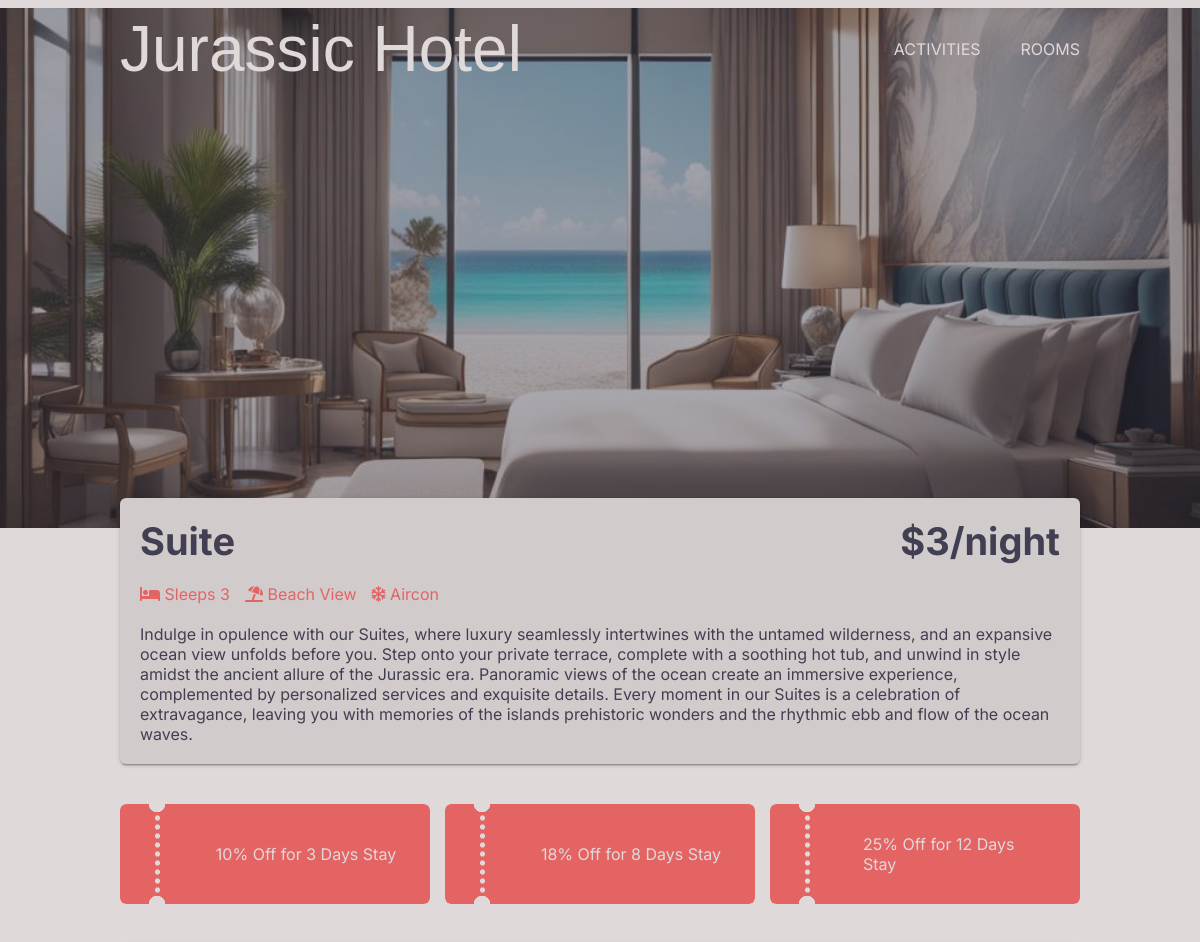
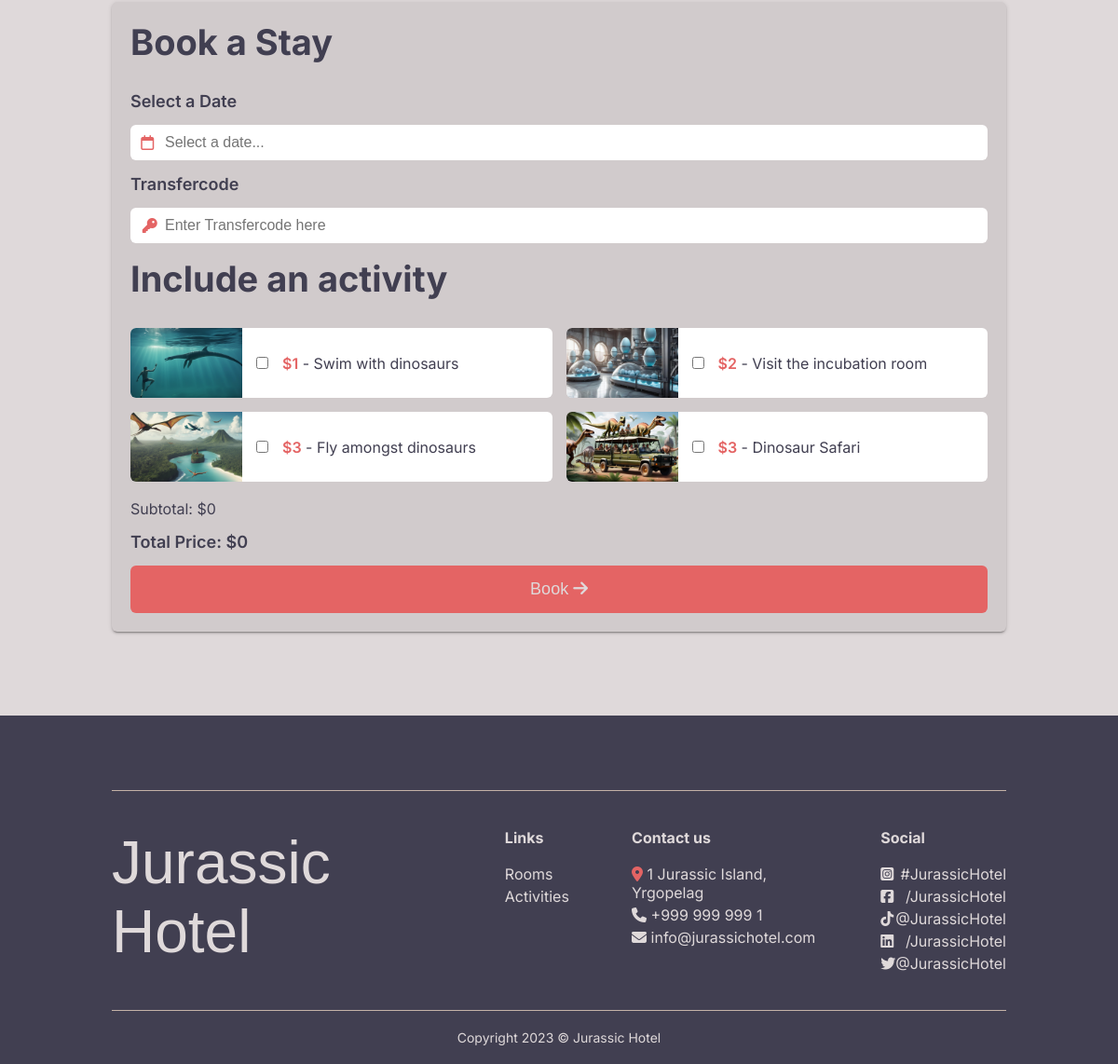
Page /room.php?room=3 on the committed database (2 pictures, top to bottom).
### tables this page shows
CREATE TABLE rooms (id integer primary key AUTOINCREMENT, category varchar, price_per_night float, image1 varchar, image2 varchar, sleeps integer, view varchar, aircon BOOLEAN, description varchar);

CREATE TABLE discounts (
    id INTEGER PRIMARY KEY AUTOINCREMENT,
    room_id INTEGER,
    discount_percentage FLOAT,
    description VARCHAR,
    days_required INTEGER,
    FOREIGN KEY (room_id) REFERENCES rooms(id)
);

CREATE TABLE features (id integer primary key AUTOINCREMENT, name varchar, price float, image varchar, description varchar);

### hotelFunctions.php (called while the page is built, shortened)
<?php
function connect(string $dbName): object
{
    $dbPath = __DIR__ . '/' . $dbName;
    $db = "sqlite:$dbPath";
    try {
        $db = new PDO($db);
        $db->setAttribute(PDO::ATTR_ERRMODE, PDO::ERRMODE_EXCEPTION);
        $db->setAttribute(PDO::ATTR_DEFAULT_FETCH_MODE, PDO::FETCH_ASSOC);
    } catch (PDOException $e) {
        echo "Failed to connect to the database";
        throw $e;
    }
    return $db;
}
function getOneRoom(int $roomId): array
{
    $dbName = "hotel.db";
    $db = connect($dbName);
    $query = $db->prepare('SELECT * FROM rooms WHERE id = :roomId');
    $query->bindParam(':roomId', $roomId, PDO::PARAM_INT);
    $query->execute();
    $room = $query->fetch(PDO::FETCH_ASSOC);
    return $room;
}
function getAllFeatures(): array
{
    $dbName = "hotel.db";
    $db = connect($dbName);
    $query = $db->prepare('SELECT * FROM features');
    $query->execute();
    $features = $query->fetchAll(PDO::FETCH_ASSOC);
    return $features;
}
function getDiscounts(int $roomId): array
{
    $dbName = "hotel.db";
    $db = connect($dbName);
    $query = "SELECT * FROM discounts WHERE room_id=:roomId";
    $stmt = $db->prepare($query);
    $stmt->bindParam(':roomId', $roomId, PDO::PARAM_INT);
    $stmt->execute();
    $discounts = $stmt->fetchAll(PDO::FETCH_ASSOC);
    return $discounts;
}

### room.php (the view, shortened to what this page needs)
<?php
require __DIR__ . "/hotelFunctions.php";
require __DIR__ . "/header.php";
if (isset($_GET["room"])) {
    $room = getOneRoom($_GET["room"]);
}
$discounts = getDiscounts((int) $room["id"]);
$features = getAllFeatures();
?>
<div class="header-image" style="background-image: url('<?= $room["image1"] ?>');">
    <div class="before"></div>
</div>
<div class="light-background">
    <div class="room-info-container">
        <div class="room-info">
            <div class="room-info-head">
                <div class="room-name"><?= $room["category"] ?></div>
                <div class="room-cost">$<?= $room["price_per_night"] ?>/night</div>
            </div>
            <div class="room-features">
                <div class="beds"><i class="fa-solid fa-bed"></i> Sleeps <?= $room["sleeps"] ?></div>
                <div class="view">
                    <?php if ($room["view"] == "Jungle") : ?>
                        <i class="fa-solid fa-tree"></i> Jungle View
                    <?php else : ?>
                        <i class="fa-solid fa-umbrella-beach"></i> Beach View
                    <?php endif; ?>
                </div>
                <div class="aircon">
                    <?php if ($room["aircon"]) : ?>
                        <i class="fa-regular fa-snowflake"></i> Aircon
                    <?php else : ?>
                        <i class="fa-regular fa-snowflake"></i> No Aircon
                    <?php endif; ?>
                </div>
            </div>
            <div class="room-description"><?= $room["description"] ?></div>
        </div>
    </div>
</div>
<div class="container room-page-container">
    <?php if (!empty($discounts)) : ?>
        <div class="discounts discount-container">
            <?php foreach ($discounts as $discount) : ?>
                <div class="discount ">
                    <div class="discount-description" data-percentage="<?= $discount["discount_percentage"] ?>" data-days="<?= $discount["days_required"] ?>"><?= $discount["description"] ?></div>
                </div>
            <?php endforeach; ?>
        </div>
    <?php endif; ?>
    <?php if (isset($_SESSION["response"]) && (is_array($_SESSION["response"]) && count($_SESSION["response"]) !== 0)) : ?>
        <?php $jsonString = json_encode($_SESSION["response"], JSON_UNESCAPED_SLASHES | JSON_PRETTY_PRINT); ?>
        <div class="booking-success" id="booking-success">
            <div class="booking-success-text">
                <div class="booking-success-title">Your Booking is confirmed!</div>
                <div class="booking-success-subtitle">Booking ref: <span class="coral-text"><?= $_SESSION["response"][0]["booking_id"] ?> </span></div>
                <div class="dino-info"><img src="/images/dino-icon.png" alt="" class="dino-icon">
                    <div class="dino-text">Before your trip, read some more about this cool random dino: <a href="<?= $_SESSION["response"][0]["additional_info"][0]["dinoURL"] ?>"><?= $_SESSION["response"][0]["additional_info"][0]["dino"] ?></a>.</div>
                </div>
                <div class="booking-success-information">Please see your specific JSON below, use the smart clipboard button to copy it!</div>
            </div>
            <pre><code id="codeElement"> <?= $jsonString ?> </code><button id="copyButton"><i class="fa-regular fa-copy"></i></button><div class="code-before"></div><div class="copy-message">Copied to Clipboard!</div></pre>
            <a class="booking-success-button-a" href="room.php?room=<?= $room["id"] ?>">
                <div class="booking-success-button">Book another stay <i class="fa-solid fa-arrow-right"></i></div>
            </a>
        </div>
        <?php unset($_SESSION["response"]); ?>
    <?php else : ?>
        <div class="form-div" id="form-div">
            <div class="form-title">Book a Stay</div>
            <form action="hotelFunctions.php" method="POST" class="booking-form">
                <label for="datefilter">Select a Date</label>
                <div class="input-wrapper">
                    <div class="icon-container"><i class="fa-regular fa-calendar"></i></div>
                    <input type="text" placeholder="Select a date..." name="datefilter" id="datefilter" required>
                </div>
                <label for="transfercode">Transfercode</label>
                <div class="input-wrapper">
                    <div class="icon-container"><i class="fa-solid fa-key"></i></div>
                    <input type="text" name="transfercode" placeholder="Enter Transfercode here" required>
                </div>
                <div class="activities-title">Include an activity</div>
                <div class="activities-card-container">
                    <?php foreach ($features as $feature) : ?>
                        <div class="room-activities-card">
                            <img src="<?= $feature["image"] ?>" alt="">
                            <input data-price="<?= $feature["price"] ?>" class="feature-<?= $feature["id"] ?>" type="checkbox" name="selected_features[]" value="<?= $feature["id"] ?>">
                            <div class="feature-description"><span class="coral-text">$<?= $feature["price"] ?></span> - <?= $feature["name"] ?></div>
                        </div>
                    <?php endforeach; ?>
                </div>
                <div class="subtotal">Subtotal: $0</div>
                <div class="total">Total Price: $0</div>
                <button type="submit">Book <i class="fa-solid fa-arrow-right"></i></button>
            </form>
        </div>
    <?php endif; ?>
</div>
<?php require __DIR__ . "/dark-footer.php"; ?>
</body>
</html>

### style.css (style rules this page uses)
:root { --pearl: #dfd9da; --ocean: #3d4f61; --sand: #c4b2a7; --coconut: #5f5052; --gun-powder: #413f51; --coral: #e46464; --line_color: #e46464; --coral-hover: #e15353; --swiper-theme-color: #e46464; --swiper-navigation-color: #e46464; }
* { box-sizing: border-box; margin: 0; padding: 0; }
body { padding: 0px; margin: 0px; font-family: 'Inter', sans-serif; background: var(--pearl); }
.light-background { background-color: var(--pearl); color: var(--gun-powder); }
.coral-text { color: var(--coral); font-weight: 600; }
.input-wrapper { position: relative; }
input[type='text'], input[type='email'] { padding: 10px 37px; width: 100%; }
.header-image { height: 65vh; background-size: cover; background-position: 50% 70%; position: relative; margin-top: -90px; transition: background-image 1s ease-in-out; }
.container { margin: 0 auto; width: 80%; }
.room-info-container { width: 80%; margin: 0 auto; padding-bottom: 40px; }
.room-info { margin-top: -30px; padding: 20px; position: relative; z-index: 2; background: #d1cbcc; border-radius: 6px; box-shadow: 0 2px 2px 0 rgba(0, 0, 0, 0.14), 0 3px 1px -2px rgba(0, 0, 0, 0.2), 0 1px 5px 0 rgba(0, 0, 0, 0.12); }
.room-info-head { display: flex; justify-content: space-between; font-weight: 700; font-size: 38px; padding-bottom: 20px; }
.discount-container { padding-bottom: 40px; }
.discounts { display: flex; justify-content: space-around; gap: 15px; }
.discount { display: flex; justify-content: center; align-items: center; -webkit-mask-image: radial-gradient( circle at 37px 8px, transparent 8px, red 8.5px ), radial-gradient(closest-side circle at 50%, red 99%, transparent 100%); -webkit-mask-size: 100%, 5px 9px; -webkit-mask-repeat: repeat, repeat-y; -webkit-mask-position: 0 -8px, 34.5px; -webkit-mask-composite: source-out; mask-image: radial-gradient(circle at 37px 8px, transparent 8px, red 8.5px), radial-gradient(closest-side circle at 50%, red 99%, transparent 100%); mask-size: 100%, 5px 9px; mask-repeat: repeat, repeat-y; mask-position: 0 -8px, 34.5px; mask-composite: source-out; mask-composite: subtract; height: 100px; background: var(--coral); color: var(--pearl); border-radius: 6px; width: 100%; }
.discount-description { margin-left: 30%; padding-right: 10%; }
.subtotal { margin: 4px 0px; }
.before { background-color: var(--gun-powder); position: absolute; z-index: 1; width: 100%; height: 100%; display: block; left: 0; top: 0; content: ''; opacity: 0.45; }
.icon-container { position: absolute; top: 50%; transform: translate(80%, -52%); color: var(--coral); }
.form-div { padding: 20px; background: #d1cbcc; border-radius: 6px; box-shadow: 0 2px 2px 0 rgba(0, 0, 0, 0.14), 0 3px 1px -2px rgba(0, 0, 0, 0.2), 0 1px 5px 0 rgba(0, 0, 0, 0.12); }
.form-div button { width: 100%; border: none; background: var(--coral); color: var(--pearl); border-radius: 6px; padding: 15px; font-size: 18px; }
.form-title { font-weight: 700; font-size: 38px; margin-bottom: 30px; }
.form-div label, .activities-title { font-size: 18px; font-weight: 600; }
.total { margin: 15px 0px; font-size: 18px; font-weight: 600; }
.form-div input[type='text'] { margin: 15px 0px; font-size: 16px; border: none; border-radius: 6px; }
.room-page-container { color: var(--gun-powder); padding: 0px 0px 90px 0px; }
.room-features { color: var(--coral); display: flex; gap: 15px; justify-content: flex-start; padding-bottom: 20px; }
.activities-card-container { display: flex; flex-wrap: wrap; width: 100%; padding: 15px 0px; row-gap: 15px; }
.room-activities-card { width: calc(50% - 7.5px); display: flex; justify-content: left; gap: 15px; align-items: center; border-radius: 6px; height: 75px; background: white; }
.room-activities-card:nth-child(odd) { margin-right: 7.5px; }
.room-activities-card:nth-child(even) { margin-left: 7.5px; }
.room-activities-card img { border-radius: 6px 0px 0px 6px; width: 120px; height: 100%; object-fit: cover; object-position: center; }
.room-activities-card input { cursor: pointer; }
.activities-title { font-weight: 700; font-size: 38px; margin-bottom: 15px; color: var(--gun-powder); }

### rows in the picture
rooms: image1 (picture), category "Suite", price_per_night "3", sleeps "3", description "Indulge in opulence with our Suites, where luxury seamlessly intertwines with the untamed wilderness, and an expansive ocean view unfolds before you. Step onto your private terrace, complete with a soothing hot tub, and unwind in style amidst the ancient allure of the Jurassic era. Panoramic views of the ocean create an immersive experience, complemented by personalized services and exquisite details. Every moment in our Suites is a celebration of extravagance, leaving you with memories of the islands prehistoric wonders and the rhythmic ebb and flow of the ocean waves."
discounts: description "10% Off for 3 Days Stay"
discounts: description "18% Off for 8 Days Stay"
discounts: description "25% Off for 12 Days Stay"
features: image (picture), price "1", name "Swim with dinosaurs"
features: image (picture), price "2", name "Visit the incubation room"
features: image (picture), price "3", name "Fly amongst dinosaurs"
features: image (picture), price "3", name "Dinosaur Safari"
